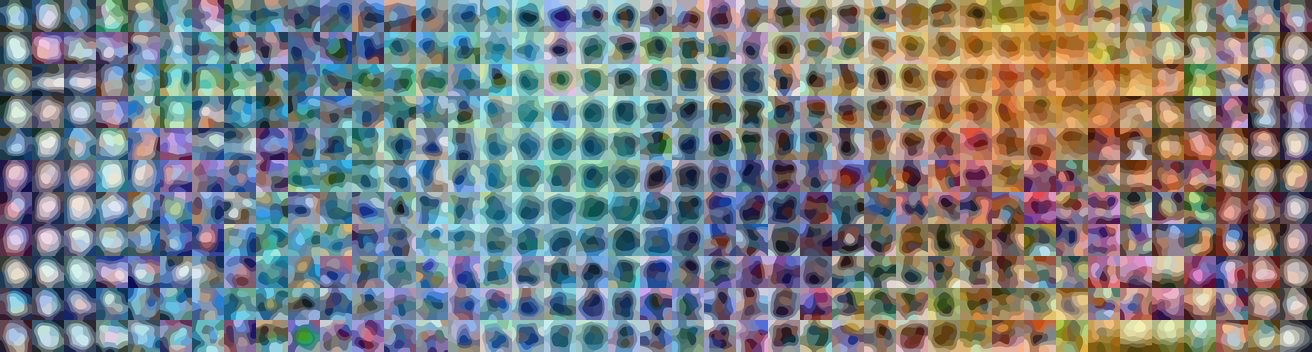

The script that saved this image:
from PIL import Image
import matplotlib
import matplotlib.pyplot as plt
import numpy as np
from scipy.ndimage import uniform_filter1d, convolve1d
import time
import lap
from pathlib import Path
import numpy as np
import cv2

''' Plots any given number of images'''
def plot_grid(*images, figsize=6, fignumber="Filter", titles=None, occurences=False):
    num_plots = len(images)
    
    plt.close(fignumber)
    fig = plt.figure(figsize=(figsize*int(min(num_plots, 5)), figsize*int(max(num_plots//5, 1))), num=fignumber)

    for i, grid in enumerate(images):
        
        size = grid.shape
        
        if size[-1] == 1:
            if occurences:
                cmap=None
            else:
                cmap="gray"
        else:
            cmap=None
        
        if len(size) == 3:
            ax = fig.add_subplot(((num_plots - 1) // 5) + 1, min(int(num_plots % 5) + (int(num_plots // 5) * 5), 5), i+1)
            img = grid.reshape(*size)
            ax.imshow(np.squeeze(img), cmap=cmap, vmin=0)
            ax.set_xticks([])
            ax.set_yticks([])
             
        if titles is not None:
            ax.set_title(titles[i], fontsize=figsize*3)
    
    plt.show()

''' Generates feature vectors from small thumbnail images '''
def create_vectors_from_thumbnails(image_files, thumb_size=4):
    
    n_images = len(image_files)   
    feature_vectors = np.zeros((n_images, thumb_size*thumb_size*3))

    try:
        for i in range(n_images):
            file = image_files[i]
            im = Image.open(file)
            im = im.convert("RGB")
            im = im.resize((thumb_size, thumb_size), Image.LANCZOS)

            # create dct for each channel
            dct = np.zeros((thumb_size, thumb_size, 3))
            for c in range(3):
                dct[:, :, c] = cv2.dct(np.array(im)[:, :, c]/255)

            pixels = np.array(im) / 255
            pixels = pixels.reshape((thumb_size * thumb_size * 3))
        
            feature_vectors[i] = pixels
            feature_vectors[i] = dct.reshape((thumb_size * thumb_size * 3))
    except Exception as e:
        pass
            
    return feature_vectors

def list_all_image_paths(images_path):
    return sorted([str(f) for f in Path(images_path).rglob('*.*') if (("jpeg" in str(f).lower()) | ("jpg" in str(f).lower()) | ("png" in str(f).lower())) & ("._" not in str(f).lower()) & (".txt" not in str(f).lower())])


def create_collage(sorted_1d_filepaths, pixels_per_image=32, grid_shape=None):
    reshaped_files = np.array(sorted_1d_filepaths).reshape((grid_shape[0], grid_shape[1]))

    X = np.zeros((pixels_per_image*grid_shape[0], pixels_per_image*grid_shape[1], 3))

    for i in range(grid_shape[0]):
        for j in range(grid_shape[1]):
            try:
                file = reshaped_files[i, j]
                im = Image.open(file)
                im = im.convert("RGB")
                im = im.resize((pixels_per_image, pixels_per_image), Image.LANCZOS)
                pixels = np.array(im) / 255

                X[i*pixels_per_image:(i+1)*pixels_per_image, j*pixels_per_image:(j+1)*pixels_per_image] = pixels
            except Exception as e:
                print(e)
    return X

''' Calculates the squared L2 (eucldean) distance using numpy. '''
def squared_l2_distance(q, p):
    
    ps = np.sum(p*p, axis=-1, keepdims=True)    
    qs = np.sum(q*q, axis=-1, keepdims=True)
    distance = ps - 2*np.matmul(p, q.T) + qs.T
    return np.clip(distance, 0, np.inf)
''' Applies a low pass filter to the current map'''
def low_pass_filter(map_image, filter_size_x, filter_size_y, wrap=False):
    
    mode = "wrap" if wrap else "reflect" # nearest
    
    # print(f"Filter size: {filter_size_x}x{filter_size_y}")
    # print(map_image.shape)
    im2 = uniform_filter1d(map_image, filter_size_y, axis=0, mode=mode)  
    im2 = uniform_filter1d(im2, filter_size_x, axis=1, mode=mode)  
    return im2
''' Utility function that takes a position and returns 
a desired number of positions in the given radius'''
def get_positions_in_radius(pos, indices, r, nc, wrap):
    if wrap:
        return get_positions_in_radius_wrapped(pos, indices, r, nc)
    else:
        return get_positions_in_radius_non_wrapped(pos, indices, r, nc)
''' Utility function that takes a position and returns 
a desired number of positions in the given radius'''
def get_positions_in_radius_non_wrapped(pos, indices, r, nc):
    
    H, W = indices.shape
    
    x = pos % W 
    y = int(pos/W)
    
    ys = y-r
    ye = y+r+1
    xs = x-r
    xe = x+r+1
    
    # move position so the full radius is inside the images bounds
    if ys < 0:
        ys = 0
        ye = min(2*r + 1, H)
        
    if ye > H:
        ye = H
        ys = max(H - 2*r - 1, 0)
        
    if xs < 0:
        xs = 0
        xe = min(2*r + 1, W)
        
    if xe > W:
        xe = W
        xs = max(W - 2*r - 1, 0)
    
    # concatenate the chosen position to a 1D array
    positions = np.concatenate(indices[ys:ye, xs:xe])
    
    if nc is None:
        return positions
    
    chosen_positions = np.random.choice(positions, min(nc, len(positions)), replace=False)
    
    return chosen_positions
''' Utility function that takes a position and returns 
a desired number of positions in the given radius'''
def get_positions_in_radius_wrapped(pos, extended_grid, r, nc):
    
    H, W = extended_grid.shape
    
    # extended grid shape is H*2, W*2
    H, W = int(H/2), int(W/2)    
    x = pos % W 
    y = int(pos/W)
    
    ys = (y-r + H) % H     
    ye = ys + 2*r + 1 
    xs = (x-r + W) % W 
    xe = xs + 2*r + 1 
    
    # concatenate the chosen position to a 1D array
    positions = np.concatenate(extended_grid[ys:ye, xs:xe])
    
    if nc is None:
        return positions
    
    chosen_positions = np.random.choice(positions, min(nc, len(positions)), replace=False)
    
    return chosen_positions
def sort_with_las(X, filepaths, radius_factor = 0.9, wrap = False, grid_shape=None):
    
    # for reproducible sortings
    np.random.seed(7)
    filepaths = np.array(filepaths)
    
    # n_images_per_site = int(np.sqrt(len(X)))
    
    # X = X.reshape((n_images_per_site, n_images_per_site, -1))
    
    # setup of required variables
    N = np.prod(X.shape[:-1])
    X = X.reshape((grid_shape[0], grid_shape[1], -1))
    filepaths = np.array(filepaths)
   
    grid_shape = X.shape[:-1]
    H, W = grid_shape
    start_time = time.time()
    # assign input vectors to random positions on the grid
    grid = np.random.permutation(X.reshape((N, -1))).reshape((X.shape)).astype(float)
    # reshape 2D grid to 1D
    flat_X = X.reshape((N, -1))
    
    radius_f = max(H, W)/2 - 1 
    
    while True:
        print(".", end="")
        # compute filtersize that is not larger than any side of the grid
        radius = int(np.round(radius_f))
        
        filter_size_x = min(W-1, int(2*radius + 1))
        filter_size_y = min(H-1, int(2*radius + 1))
        #print (f"radius {radius_f:.2f} Filter size: {filter_size_x}")
        
        # Filter the map vectors using the actual filter radius
        grid = low_pass_filter(grid, filter_size_x, filter_size_y, wrap=wrap)
        flat_grid = grid.reshape((N, -1))
              
        # calc C
        pixels = flat_X
        grid_vecs = flat_grid
        C = squared_l2_distance(pixels, grid_vecs)
        # quantization of distances speeds up assigment solver
        C = (C / C.max() * 2048).astype(int)
        
        # get indices of best assignements 
        _, best_perm_indices, _= lap.lapjv(C)
        
        #Assign the input vectors to their new map positions in 1D
        flat_X = pixels[best_perm_indices]
        filepaths = filepaths[best_perm_indices]
        #print(filepaths)
        # prepare variables for next iteration
        grid = flat_X.reshape(X.shape)
        
        radius_f *= radius_factor
        if radius_f < 1:
            break
                
    print(f"\nSorted with LAS in {time.time() - start_time:.3f} seconds") 
    
    # return sorted grid
    return grid, filepaths
def sort_with_flas(X, filepaths, nc, radius_factor=0.9, wrap=False, return_time=False, grid_shape=None):
    
    np.random.seed(7)   # for reproducible sortings
    
    # setup of required variables
    N = np.prod(X.shape[:-1])
    
    if grid_shape is None:
        grid_shape = (int(np.sqrt(len(X))), int(np.sqrt(len(X))))

    # n_images_per_site = int(np.sqrt(len(X)))
    X = X.reshape((grid_shape[0], grid_shape[1], -1))
    filepaths = np.array(filepaths)
   
    grid_shape = X.shape[:-1]
    H, W = grid_shape
    
    start_time = time.time()
    
    # assign input vectors to random positions on the grid
    grid = np.random.permutation(X.reshape((N, -1))).reshape((X.shape)).astype(float)
    
    # reshape 2D grid to 1D
    flat_X = X.reshape((N, -1))
    
    # create indices array 
    indices = np.arange(N).reshape(grid_shape)
    
    if wrap:
        # create a extended grid of size (H*2, W*2)
        indices = np.concatenate((indices, indices), axis=1 )
        indices = np.concatenate((indices, indices), axis=0 )
    
    radius_f = max(H, W)/2 - 1 # initial radius
        
    while True:
        # compute filtersize that is smaller than any side of the grid
        radius = int(radius_f)
        filter_size_x = max(1, min(W-1, int(2*radius + 1)))
        filter_size_y = max(1, min(H-1, int(2*radius + 1)))
        
        # Filter the map vectors using the actual filter radius
        grid = low_pass_filter(grid, filter_size_x, filter_size_y, wrap=wrap)
        flat_grid = grid.reshape((N, -1))
        
        n_iters = 2 * int(N / nc) + 1
        max_swap_radius = int(round(max(radius, (np.sqrt(nc)-1)/2)))
            
        for i in range(n_iters):
            
            # find random swap candicates in radius of a random position
            random_pos = np.random.choice(N, size=1)
            positions = get_positions_in_radius(random_pos[0], indices, max_swap_radius, nc, wrap=wrap)
            
            # calc C
            pixels = flat_X[positions]
            grid_vecs = flat_grid[positions]
            C = squared_l2_distance(pixels, grid_vecs)
            
            # quantization of distances speeds up assingment solver
            C = (C / C.max() * 2048).astype(int)
            
            # get indices of best assignments 
            _, best_perm_indices, _= lap.lapjv(C)
            
            # assign the input vectors to their new map positions
            flat_X[positions] = pixels[best_perm_indices]
            filepaths[positions] = filepaths[positions][best_perm_indices]
        
         # prepare variables for next iteration
        grid = flat_X.reshape(X.shape)
        
        radius_f *= radius_factor
        # break condition
        if radius_f < 1:
            break
               
    duration = time.time() - start_time
    
    if return_time:
        return grid, filepaths, duration
    
    print(f"Sorted with FLAS in {duration:.3f} seconds") 
    return grid, filepaths

def compute_spatial_distances_for_grid(grid_shape, wrap):
    if wrap:
        return compute_spatial_distances_for_grid_wrapped(grid_shape)
    else:
        return compute_spatial_distances_for_grid_non_wrapped(grid_shape)
def compute_spatial_distances_for_grid_wrapped(grid_shape):
    
    n_x = grid_shape[0]
    n_y = grid_shape[1]

    wrap1 = [[0,   0], [0,   0], [0,     0], [0, n_y], [0,   n_y], [n_x, 0], [n_x,   0], [n_x, n_y]]
    wrap2 = [[0, n_y], [n_x, 0], [n_x, n_y], [0,   0], [n_x,   0], [  0, 0], [  0, n_y], [  0,   0]]
    
    # create 2D position matrix with tuples, i.e. [(0,0), (0,1)...(H-1, W-1)]
    a, b = np.indices(grid_shape)
    mat = np.concatenate([np.expand_dims(a, -1), np.expand_dims(b, -1)], axis=-1)
    mat_flat = mat.reshape((-1, 2))
    
    # use this 2D matrix to calculate spatial distances between on positions on the grid
    d = squared_l2_distance(mat_flat, mat_flat)
    for i in range(8):
        # look for smaller distances with wrapped coordinates
        d_i = squared_l2_distance(mat_flat + wrap1[i], mat_flat + wrap2[i])
        d = np.minimum(d, d_i)
        
    return d
def compute_spatial_distances_for_grid_non_wrapped(grid_shape):
    
    # create 2D position matrix with tuples, i.e. [(0,0), (0,1)...(H-1, W-1)]
    a, b = np.indices(grid_shape)
    mat = np.concatenate([np.expand_dims(a, -1), np.expand_dims(b, -1)], axis=-1)
    mat_flat = mat.reshape((-1, 2))
    
    # use this 2D matrix to calculate spatial distances between on positions on the grid
    d = squared_l2_distance(mat_flat, mat_flat)
    return d
''' sorts a matrix so that row values are sorted by the 
    spatial distance and in case they are equal, by the HD distance '''
def sort_hddists_by_2d_dists(hd_dists, ld_dists):

    max_hd_dist = np.max(hd_dists) * 1.0001

    ld_hd_dists = hd_dists/max_hd_dist + ld_dists # add normed HD dists (0 .. 0.9999) to the 2D int dists
    ld_hd_dists = np.sort(ld_hd_dists)  # then a normal sorting of the rows can be used

    sorted_HD_D = np.fmod(ld_hd_dists, 1) * max_hd_dist
    
    return sorted_HD_D
''' computes the Distance Preservation Gain delta DP_k(S) '''
def get_distance_preservation_gain(sorted_d_mat, d_mean):
    
    # range of numbers [1, K], with K = N-1
    nums = np.arange(1, len(sorted_d_mat))
    
    # compute cumulative sum of neighbor distance values for all rows, shape = (N, K)
    cumsum = np.cumsum(sorted_d_mat[:, 1:], axis=1)
    
    # compute average of neighbor distance values for all rows, shape = (N, K)
    d_k = (cumsum / nums)
    
    # compute average of all rows for each k, shape = (K, )
    d_k = d_k.mean(axis=0)
    
    # compute Distance Preservation Gain and set negative values to 0, shape = (K, )
    d_k = np.clip((d_mean - d_k) / d_mean, 0, np.inf)
   
    return d_k 
''' computes the Distance Preservation Quality DPQ_p(S)'''
def distance_preservation_quality(sorted_X, p=2, wrap=False):
    
    # setup of required variables
    grid_shape = sorted_X.shape[:-1]
    N = np.prod(grid_shape)
    H, W = grid_shape
    flat_X = sorted_X.reshape((N, -1))
    
    # compute matrix of euclidean distances in the high dimensional space
    dists_HD = np.sqrt(squared_l2_distance(flat_X, flat_X)) 
    
    # sort HD distance matrix rows in acsending order (first value is always 0 zero now)
    sorted_D = np.sort(dists_HD, axis=1)
    
    # compute the expected value of the HD distance matrix
    mean_D = sorted_D[:, 1:].mean()
    
    # compute spatial distance matrix for each position on the 2D grid
    dists_spatial = compute_spatial_distances_for_grid(grid_shape, wrap)
    
    # sort rows of HD distances by the values of spatial distances
    sorted_HD_by_2D = sort_hddists_by_2d_dists(dists_HD, dists_spatial)
    
    # get delta DP_k values
    delta_DP_k_2D = get_distance_preservation_gain(sorted_HD_by_2D, mean_D)
    delta_DP_k_HD = get_distance_preservation_gain(sorted_D, mean_D)
     
    # compute p norm of DP_k values
    normed_delta_D_2D_k = np.linalg.norm(delta_DP_k_2D, ord=p)
    normed_delta_D_HD_k = np.linalg.norm(delta_DP_k_HD, ord=p)
    
    # DPQ(s) is the ratio between the two normed DP_k values
    DPQ = normed_delta_D_2D_k/normed_delta_D_HD_k
   
    return DPQ

# for rf in [0.3, 0.5, 0.7, 0.95]:
#     for nc in [9, 16, 25, 49, 81]:
#         print(".", end="")
#         # sort random image with current FLAS parameters
#         sorted_X, sorted_image_paths, duration = sort_with_flas(vectors.copy(), image_files, radius_factor=rf, nc=nc, return_time=True)
        
#         collage = create_collage(sorted_image_paths)
#         # store sorted image
#         images.append(collage)
        
#         # get DPQ_p(S)
#         p = 16
#         dpq = distance_preservation_quality(sorted_X, p=p)
#         print(". ", end="")
        
#         # create string with parameters, duration and DPQ
#         titles.append(f"nc: {nc}, radius factor: {rf}\n time: {duration:0.3f}s, DPQ_{p}: {dpq:0.3f}")

# for rf in [0.3, 0.5, 0.7, 0.95]:
#     for nc in [9, 16, 25, 49, 81]:
#         print(".", end="")
#         # sort random image with current FLAS parameters
#         sorted_X, sorted_image_paths, duration = sort_with_flas(vectors.copy(), image_files, radius_factor=rf, nc=nc, return_time=True, wrap=True)
        
#         collage = create_collage(sorted_image_paths)
#         # store sorted image
#         images.append(collage)
        
#         # get DPQ(S)
#         p = 16
#         dpq = distance_preservation_quality(sorted_X, p=16)
#         print(". ", end="")
        
#         # create string with parameters, duration and DPQ
#         titles.append(f"nc: {nc}, radius factor: {rf}\n time: {duration:0.3f}s, DPQ_{p}: {dpq:0.3f}")

def is_prime(n):
    for i in range(2, int(np.sqrt(n))+1):
        if n % i == 0:
            return False
    return True

def closest_factor_pair(n):
    distance = n - 1
    best = (1, n)
    for i in range(1, int(np.sqrt(n))+1):
        if n % i == 0:
            if abs(i - n/i) < distance:
                best = (i, n/i)
                distance = abs(i - n/i)
    return best

def assign_positions_to_images(image_dir, grid_shape=None, feature_vector_size=4, pad=True, max_images=None):
    set_folder = image_dir
    image_files = list_all_image_paths(set_folder)
    image_files = [path for path in image_files if " " not in path]
    # If prime number of images, repeat last image until not prime
    num_added = 0
    while min(closest_factor_pair(len(image_files))) < 4:
        image_files += [image_files[-1]]
        num_added += 1
    print(f"Added {num_added} images to make grid shape possible")

    print(f"number of paths: {len(image_files)}")
    print(f"number of unique paths: {len(set(image_files))}")

    if max_images is not None and len(image_files) > max_images:
        # randomly select max_images from image_files
        image_files = np.random.choice(image_files, max_images, replace=False)

    if grid_shape is not None:
        if grid_shape[0] == -1 and grid_shape[1] == -1:
            grid_shape = None
        elif grid_shape[0] == -1:
            grid_shape = (len(image_files) // grid_shape[1] + 1, grid_shape[1])
        elif grid_shape[1] == -1:
            grid_shape = (grid_shape[0], len(image_files) // grid_shape[0] + 1)
    elif grid_shape is None:
        root = np.sqrt(len(image_files))
        best = 1
        best_distance = abs(root - best)
        for i in range(1, int(root)+1):
            if len(image_files) % i == 0 and abs(root - i) < best_distance:
                best = i
                best_distance = abs(root - i)
        grid_shape = (best, len(image_files) // best)

    if grid_shape[0] * grid_shape[1] < len(image_files):
        print("Grid shape is too small for the number of images")
        return
    elif grid_shape[0] * grid_shape[1] > len(image_files):
        if not pad:
            print("Grid shape is too large for the number of images")
            return
        else:
            image_files += ["blank.png"] * (grid_shape[0] * grid_shape[1] - len(image_files))
            blank = np.ones((128, 128, 3)) * 255
            plt.imsave("blank.png", blank.astype(np.uint8))

    print(f"Grid shape: {grid_shape}")
    print(f"Number of images: {len(image_files)}")

    vectors = create_vectors_from_thumbnails(image_files, thumb_size=feature_vector_size)
    _, sorted_files = sort_with_las(vectors.copy(), image_files, radius_factor=0.7, wrap=True, grid_shape=grid_shape)

    sorted_ids = [f.split("/")[-1].split(".")[0] for f in sorted_files]
    print(f"number of ids: {len(sorted_ids)}")
    print(f"number of unique ids: {len(set(sorted_ids))}")
          
    gridded_ids = np.array(sorted_ids).reshape(grid_shape)
    coords_by_id = {}
    ids_by_coords = {}
    for i in range(grid_shape[0]):
        for j in range(grid_shape[1]):
            id = gridded_ids[i, j]
            coords_by_id[id] = (i, j)
            ids_by_coords[(i, j)] = id
    # print(gridded_ids)
    # save gridded ids to csv
    np.savetxt("gridded_ids.csv", gridded_ids, delimiter=",", fmt="%s")


    collage = create_collage(sorted_files, grid_shape=grid_shape)
    # X = create_collage(image_files, grid_shape=grid_shape)
    plt.imsave("FLAS.png", collage)

    # plot_grid(collage, figsize=6, titles=["FLAS sorted Arrangement"])

# assign_positions_to_images("polished/flattened", feature_vector_size=8, max_images=1024)